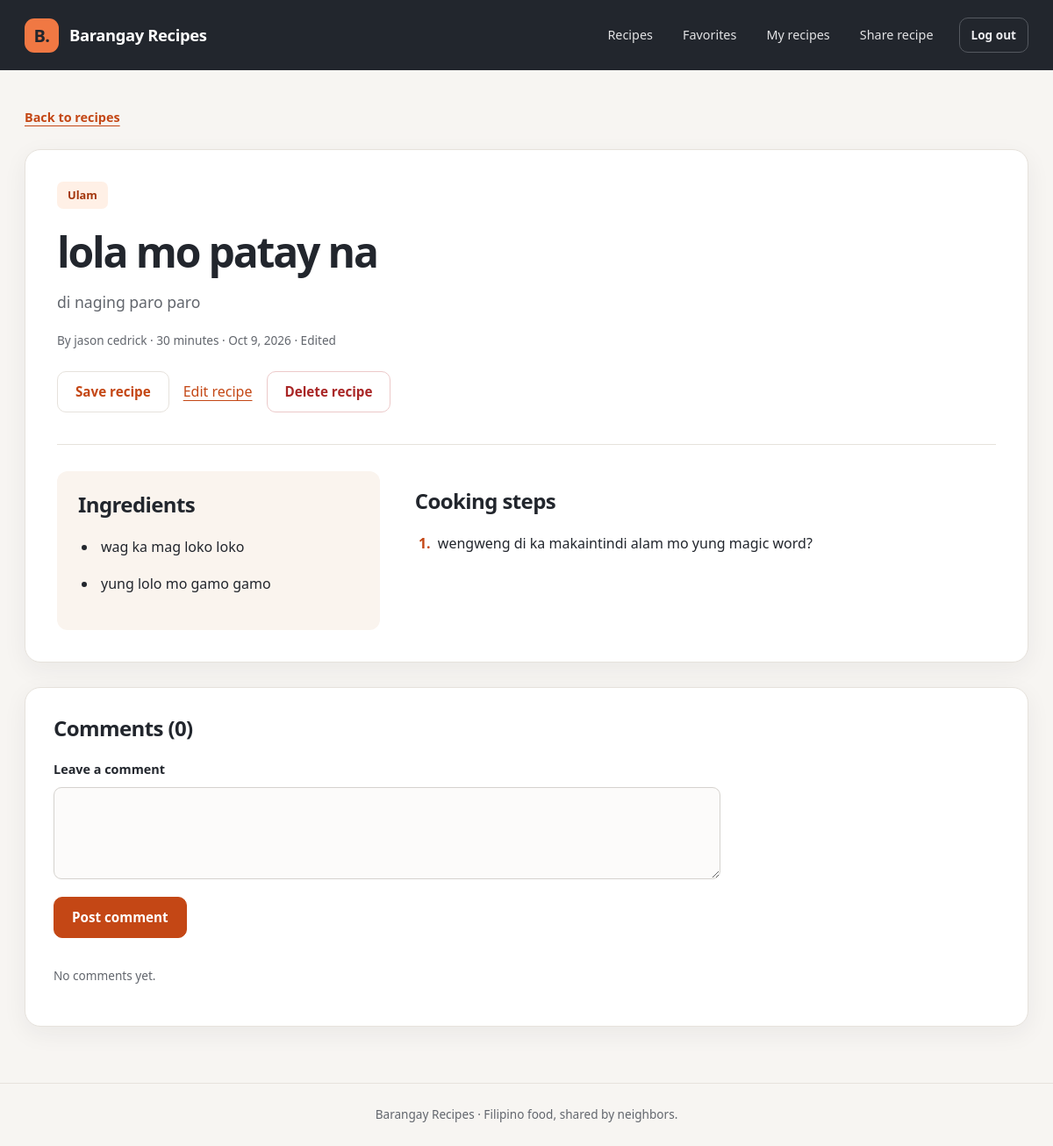
Page /recipe.php?id=7 (signed in) on the committed database.
### tables this page shows
CREATE TABLE `recipes` (
  `id` int(10) UNSIGNED NOT NULL,
  `user_id` int(10) UNSIGNED NOT NULL,
  `category_id` int(10) UNSIGNED NOT NULL,
  `title` varchar(100) NOT NULL,
  `description` varchar(300) NOT NULL,
  `steps` text NOT NULL,
  `cook_minutes` smallint(5) UNSIGNED NOT NULL CHECK (`cook_minutes` between 1 and 1440),
  `created_at` timestamp NOT NULL DEFAULT current_timestamp(),
  `updated_at` timestamp NULL DEFAULT NULL
);

CREATE TABLE `categories` (
  `id` int(10) UNSIGNED NOT NULL,
  `name` varchar(60) NOT NULL
);

CREATE TABLE `users` (
  `id` int(10) UNSIGNED NOT NULL,
  `name` varchar(60) NOT NULL,
  `email` varchar(190) NOT NULL,
  `password_hash` varchar(255) NOT NULL,
  `created_at` timestamp NOT NULL DEFAULT current_timestamp()
);

### includes/functions.php (called while the page is built, shortened)
<?php
require_once __DIR__ . '/../config/database.php';
require_once __DIR__ . '/../classes/Recipe.php';
require_once __DIR__ . '/../classes/Comment.php';
function e($value)
{
    return htmlspecialchars((string) $value, ENT_QUOTES | ENT_SUBSTITUTE, 'UTF-8');
}
function id($value)
{
    return (int) (filter_var($value, FILTER_VALIDATE_INT, ['options' => ['min_range' => 1]]) ?: 0);
}
function postedDate($value)
{
    $date = new DateTime($value, new DateTimeZone('UTC'));
    $date->setTimezone(new DateTimeZone('Asia/Manila'));
    return $date->format('M j, Y');
}

### classes/Recipe.php (called while the page is built, shortened)
<?php
class Recipe
{
    private $db;
    public function __construct($pdo)
    {
        $this->db = $pdo;
    }
    public function find($id, $userId)
    {
        $statement = $this->db->prepare(
            'SELECT r.*, u.name AS author, c.name AS category,
             EXISTS(SELECT 1 FROM favorites f
                    WHERE f.recipe_id = r.id AND f.user_id = ?) AS saved
             FROM recipes r
             JOIN users u ON r.user_id = u.id
             JOIN categories c ON r.category_id = c.id
             WHERE r.id = ?'
        );
        $statement->execute([$userId, $id]);
        return $statement->fetch();
    }
    public function ingredients($recipeId)
    {
        $statement = $this->db->prepare(
            'SELECT item FROM ingredients WHERE recipe_id = ? ORDER BY position'
        );
        $statement->execute([$recipeId]);
        return $statement->fetchAll(PDO::FETCH_COLUMN);
    }
}

### classes/Comment.php (called while the page is built, shortened)
<?php
class Comment
{
    private $db;
    public function __construct($pdo)
    {
        $this->db = $pdo;
    }
    public function all($recipeId)
    {
        $statement = $this->db->prepare(
            'SELECT c.*, u.name AS author FROM comments c
             JOIN users u ON c.user_id = u.id
             WHERE c.recipe_id = ? ORDER BY c.created_at DESC, c.id DESC'
        );
        $statement->execute([$recipeId]);
        return $statement->fetchAll();
    }
}

### recipe.php (the view, shortened to what this page needs)
<?php
require 'includes/functions.php';
$userId = (int) $_SESSION['user_id'];
$recipeId = id($_GET['id'] ?? 0);
$recipeModel = new Recipe($pdo);
$commentModel = new Comment($pdo);
$recipe = $recipeModel->find($recipeId, $userId);
$body = '';
$ingredients = $recipeModel->ingredients($recipeId);
$comments = $commentModel->all($recipeId);
require 'includes/header.php';
?>
<a class="back-link" href="index.php">Back to recipes</a>
<article class="panel recipe-detail">
    <header>
        <p class="category-tag"><?= e($recipe['category']) ?></p>
        <h1><?= e($recipe['title']) ?></h1>
        <p><?= e($recipe['description']) ?></p>
        <p class="meta">
            By <?= e($recipe['author']) ?> · <?= (int) $recipe['cook_minutes'] ?> minutes ·
            <time datetime="<?= e(str_replace(' ', 'T', $recipe['created_at']) . 'Z') ?>">
                <?= e(postedDate($recipe['created_at'])) ?>
            </time>
            <?php if ($recipe['updated_at']): ?><span> · Edited</span><?php endif; ?>
        </p>
        <div class="actions">
            <button type="button" class="favorite-button" data-id="<?= $recipeId ?>"
                    data-saved="<?= (int) $recipe['saved'] ?>" aria-pressed="<?= $recipe['saved'] ? 'true' : 'false' ?>"
                    aria-label="<?= e(($recipe['saved'] ? 'Unsave ' : 'Save ') . $recipe['title']) ?>"
                    data-title="<?= e($recipe['title']) ?>">
                <?= $recipe['saved'] ? 'Saved' : 'Save recipe' ?>
            </button>
            <?php if ((int) $recipe['user_id'] === $userId): ?>
                <a href="recipe_form.php?id=<?= $recipeId ?>">Edit recipe</a>
                <form action="delete_recipe.php" method="post" data-confirm="Delete this recipe and its comments? This cannot be undone.">
                    <button type="submit" class="danger">Delete recipe</button>
                </form>
            <?php endif; ?>
        </div>
    </header>
    <div class="recipe-columns">
        <section aria-labelledby="ingredients-title">
            <h2 id="ingredients-title">Ingredients</h2>
            <ul class="ingredient-list">
                <?php foreach ($ingredients as $ingredient): ?>
                    <li><?= e($ingredient) ?></li>
                <?php endforeach; ?>
            </ul>
        </section>
        <section aria-labelledby="steps-title">
            <h2 id="steps-title">Cooking steps</h2>
            <ol class="step-list">
                <?php foreach (preg_split('/\R/u', $recipe['steps']) as $step): ?>
                    <?php if (trim($step) !== ''): ?>
                        <li><?= e($step) ?></li>
                    <?php endif; ?>
                <?php endforeach; ?>
            </ol>
        </section>
    </div>
</article>
<section class="panel comments-section" id="comments" aria-labelledby="comments-title">
    <h2 id="comments-title">Comments (<?= count($comments) ?>)</h2>
    <form method="post" class="form-stack">
        <label for="body">Leave a comment</label>
        <textarea id="body" name="body" required minlength="2" maxlength="1000" rows="3"><?= e($body) ?></textarea>
        <button type="submit">Post comment</button>
    </form>
    <?php if (!$comments): ?>
        <p class="hint">No comments yet.</p>
    <?php endif; ?>
</section>
<?php require 'includes/footer.php'; ?>

### assets/style.css (style rules this page uses)
:root { --accent: #c44715; --accent-dark: #a3360c; --accent-light: #fff0e6; --background: #f7f5f2; --surface: #ffffff; --text: #22262d; --muted: #62666d; --border: #e6e2dc; --shadow: 0 8px 28px rgba(34, 38, 45, .06); }
* { box-sizing: border-box; }
body { margin: 0; background: var(--background); color: var(--text); font: 16px/1.65 "Segoe UI", Arial, sans-serif; }
a { color: var(--accent); text-underline-offset: 4px; }
h1, h2, h3 { line-height: 1.2; overflow-wrap: anywhere; }
h1 { font-size: clamp(2rem, 4vw, 3.25rem); letter-spacing: -.045em; margin: 0 0 14px; }
h2 { font-size: 1.5rem; letter-spacing: -.025em; margin-top: 0; }
p { margin-top: 0; overflow-wrap: anywhere; }
button, input, textarea, select { font: inherit; }
button, .button { display: inline-flex; align-items: center; justify-content: center; min-height: 46px; padding: 10px 20px; border: 1px solid var(--accent); border-radius: 10px; background: var(--accent); color: white; font-size: .95rem; font-weight: 600; text-decoration: none; cursor: pointer; transition: background .18s, transform .18s, box-shadow .18s; }
.secondary, .favorite-button { background: white; border-color: var(--border); color: var(--accent); }
.danger { background: white; border-color: #ecc9c9; color: #a92626; }
.panel { background: var(--surface); border: 1px solid var(--border); border-radius: 18px; padding: 28px; box-shadow: var(--shadow); }
label { display: block; font-weight: 600; font-size: .9rem; margin-bottom: 8px; }
input, textarea, select { display: block; width: 100%; min-width: 0; padding: 12px 14px; border: 1px solid #d5d2ce; border-radius: 9px; background: #fcfbfa; color: var(--text); transition: border-color .18s, box-shadow .18s, background .18s; }
input::placeholder, textarea::placeholder { color: #777b82; }
textarea { resize: vertical; }
.form-stack > input, .form-stack > textarea, .form-stack > small { margin-bottom: 20px; }
small, .hint { display: block; font-size: .85rem; color: var(--muted); }
.actions { display: flex; align-items: center; flex-wrap: wrap; gap: 16px; }
.actions form { margin: 0; }
.category-tag { display: inline-block; align-self: start; margin: 0; padding: 5px 12px; border-radius: 7px; background: var(--accent-light); color: var(--accent-dark); font-size: .8rem; font-weight: 650; }
.meta { font-size: .85rem; color: var(--muted); }
.back-link { display: inline-block; margin-bottom: 24px; font-weight: 600; font-size: .9rem; }
.recipe-detail { padding: 36px; }
.recipe-detail h1 { max-width: 850px; margin-top: 20px; }
.recipe-detail > header > p:not(.category-tag):not(.meta) { color: var(--muted); font-size: 1.1rem; max-width: 800px; }
.recipe-detail .actions { margin-top: 24px; }
.recipe-columns { display: grid; grid-template-columns: 1fr 1.8fr; align-items: start; gap: 40px; margin-top: 36px; border-top: 1px solid var(--border); padding-top: 30px; }
.recipe-columns > section:first-child { background: #faf4ee; border-radius: 12px; padding: 24px; }
.recipe-columns > section:last-child { padding-top: 20px; }
.ingredient-list, .step-list { padding-left: 22px; margin-bottom: 0; }
.ingredient-list li, .step-list li { padding: 0 0 16px 4px; overflow-wrap: anywhere; }
.step-list li::marker { color: var(--accent); font-weight: 700; }
.comments-section { margin-top: 28px; padding: 32px; }
.comments-section > .form-stack { max-width: 760px; margin-bottom: 32px; }

### rows in the picture
recipes: category.name "Ulam", title "lola mo patay na", description "di naging paro paro", user.name "jason cedrick", cook_minutes "30", created_at "Oct 9, 2026", steps "wengweng di ka makaintindi alam mo yung magic word?"

### other values in the picture
$ingredient "wag ka mag loko loko"
$ingredient "yung lolo mo gamo gamo"
count($comments) "0"
